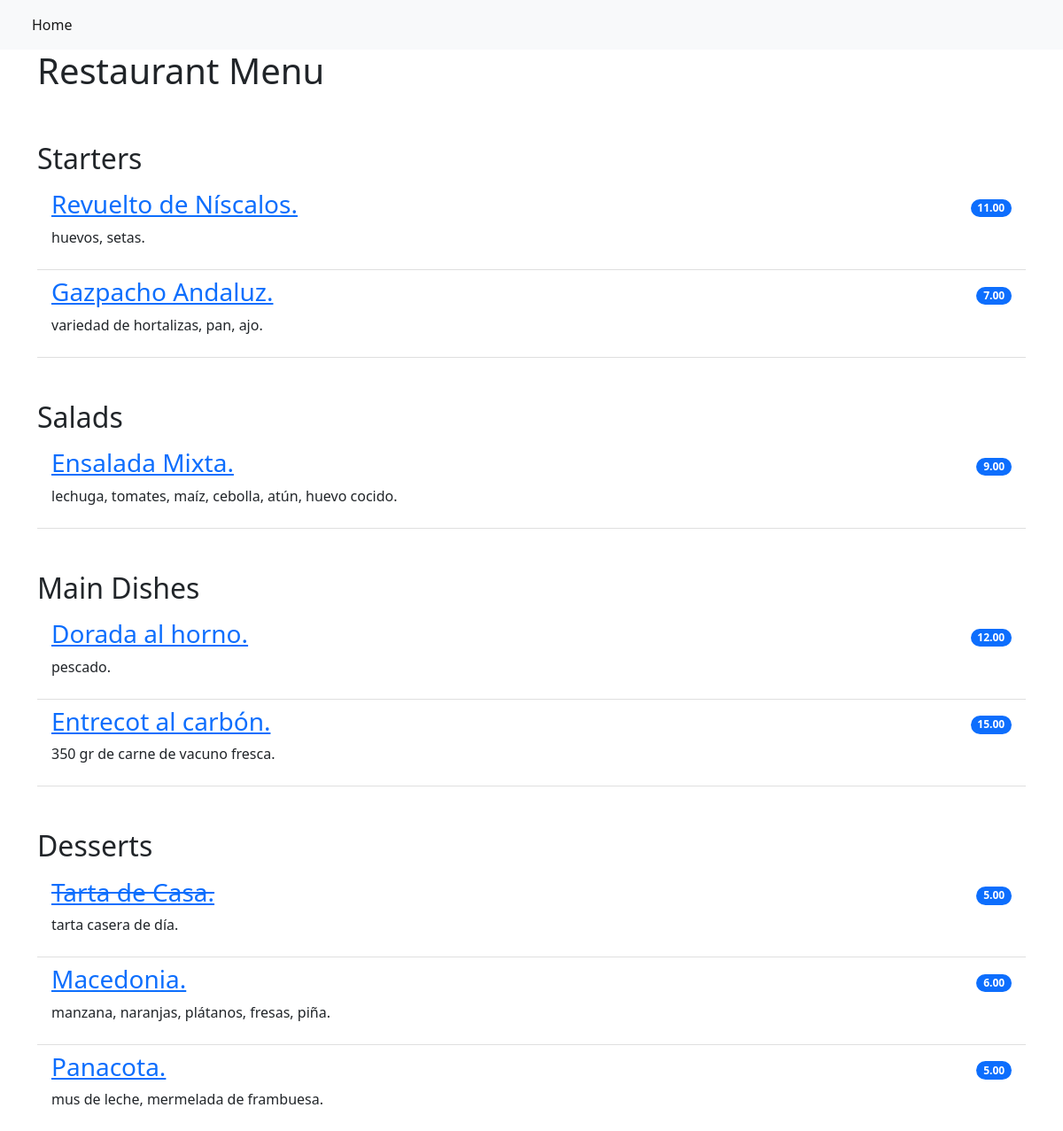
The page / on the database its author committed.
### restaurant_menu/models.py (models this page shows, shortened)
class Item(models.Model):  # Defines a class Item which inherits from models.Model
    meal = models.CharField(max_length=1000, unique=True)  # Defines a CharField for meal with max length 1000 and unique constraint
    description = models.CharField(max_length=2000)  # Defines a CharField for description with max length 2000
    price = models.DecimalField(max_digits=10, decimal_places=2)  # Defines a DecimalField for price with 10 digits and 2 decimal places
    meal_type = models.CharField(max_length=200, choices=MEAL_TYPE)  # Defines a CharField for meal type with max length 200 and choices from MEAL_TYPE
    author = models.ForeignKey(User, on_delete=models.PROTECT)  # Defines a ForeignKey relation to the User model with PROTECT on delete
    status = models.IntegerField(choices=STATUS, default=1)  # Defines an IntegerField for status with choices from STATUS and default value 1
    date_created = models.DateTimeField(auto_now_add=True)  # Defines a DateTimeField for date created with auto_now_add set to True
    date_updated = models.DateTimeField(auto_now=True)  # Defines a DateTimeField for date updated with auto_now set to True

### restaurant_menu/views.py (the view)
# urls.py: path('', views.MenuList.as_view(), name='home'),
class MenuList(generic.ListView):  # Defines a class MenuList that inherits from the generic ListView
    queryset = Item.objects.order_by("-date_created")  # Defines a queryset to order Item objects by creation date in descending order
    template_name = "index.html"  # Specifies the template to use, in this case "index.html"
    def get_context_data(self, **kwargs):  # Defines a method to get context data
        context = super().get_context_data(**kwargs)  # Calls the parent class's get_context_data method and stores the context
        context['meals'] = MEAL_TYPE  # Adds the MEAL_TYPE constant to the context under the key 'meals'
        return context  # Returns the updated context

### restaurant_menu/templates/index.html
{% extends 'base.html' %}
{% block content %}
<div class="container">
  <h1>Restaurant Menu</h1>
    <ul class="list-group list-group-flush">
        {% for meal in meals %}
            <h2 class="pt-5">{{ meal.1 }}</h2>
                {% for row in item_list %}
                    {% if row.meal_type == meal.0 %}
                        {% if row.status == 0 %}
                        <li class="list-group-item d-flex justify-content-between align-items-center border-0 pb-0">
                            <a href="{% url 'menu_item' row.pk %}"><h3><del>{{ row.meal }}</del></h3></a>
                            <span class="badge bg-primary rounded-pill">{{ row.price }}</span>
                        </li>
                        <li class="list-group-item pt-0">
                            <p>{{ row.description }}</p>
                        </li>
                        {% else %}
                        <li class="list-group-item d-flex justify-content-between align-items-center border-0 pb-0">
                            <a href="{% url 'menu_item' row.pk %}"><h3>{{ row.meal }}</h3></a>
                            <span class="badge bg-primary rounded-pill">{{ row.price }}</span>
                        </li>
                        <li class="list-group-item pt-0">
                            <p>{{ row.description }}</p>
                        </li>
                        {% endif %}
                    {% endif %}
                {% endfor %}
        {% endfor %}
    </ul>
</div>
{% endblock content %}

### restaurant_menu/templates/base.html (shortened to what this page needs)
<!DOCTYPE html>
<html lang="en">
    <head>
        <link href="https://cdn.jsdelivr.net/npm/bootstrap@5.2.0-beta1/dist/css/bootstrap.min.css" rel="stylesheet">
    </head>
    <body>
        <nav class="navbar navbar-expand-lg bg-light">
            <div class="container-fluid">
                <div class="collapse navbar-collapse" id="navbarNav">
                    <ul class="navbar-nav">
                         <li class="nav-item">
                            <a class="nav-link active" aria-current="page" href="{% url 'home' %}">Home</a>
                        </li>
                    </ul>
                </div>
            </div>
        </nav>
        {% block content %}
        {% endblock content %}
    </body>
</html>

### rows shown on the page
Item: meal "Revuelto de Níscalos.", price "11.00", description "huevos, setas."
Item: meal "Gazpacho Andaluz.", price "7.00", description "variedad de hortalizas, pan, ajo."
Item: meal "Ensalada Mixta.", price "9.00", description "lechuga, tomates, maíz, cebolla, atún, huevo cocido."
Item: meal "Dorada al horno.", price "12.00", description "pescado."
Item: meal "Entrecot al carbón.", price "15.00", description "350 gr de carne de vacuno fresca."
Item: meal "Tarta de Casa.", price "5.00", description "tarta casera de día."
Item: meal "Macedonia.", price "6.00", description "manzana, naranjas, plátanos, fresas, piña."
Item: meal "Panacota.", price "5.00", description "mus de leche, mermelada de frambuesa."

### other values the page prints
{{ meal.1 }} "Starters" "Salads" "Main Dishes" "Desserts"
